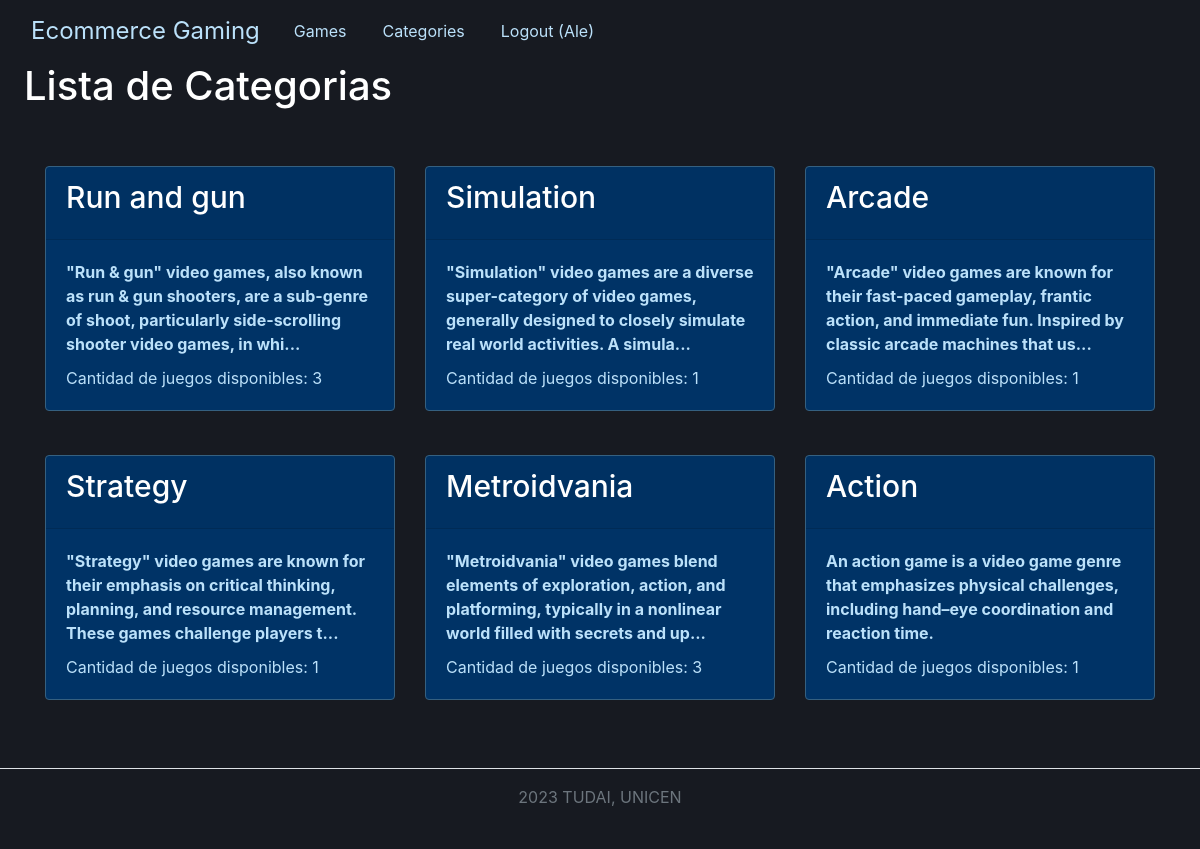
The page /Allende-Monsalvo-TPE-Grupo-84/TPE-Parte-1/proyecto-ecommerce/categories (signed in) on the database its author committed.
### tables this page shows
CREATE TABLE `categorias` (
  `Id_categoria` int(11) NOT NULL,
  `Nombre` varchar(50) NOT NULL,
  `Descripcion` varchar(500) NOT NULL,
  `Cantidad_juegos` int(11) NOT NULL
);

### Allende-Monsalvo-TPE-Grupo-84/TPE-Parte-1/proyecto-ecommerce/app/views/categoryView.php (called while the page is built, shortened)
<?php
class CategoryView
{
    public function showCategories($categories)
    {
        require_once './templates/categories.phtml';
    }
}

### Allende-Monsalvo-TPE-Grupo-84/TPE-Parte-1/proyecto-ecommerce/app/controllers/categoryController.php (called while the page is built, shortened)
<?php
require_once './app/models/categoryModel.php';
require_once './app/views/categoryView.php';
class CategoryController
{
    private $model;
    private $view;
    function __construct()
    {
        $this->model = new CategoryModel();
        $this->view = new CategoryView();
    }
    public function listCategories()
    {
        $categories = $this->model->getCategories();
        $this->view->showCategories($categories);
    }
}

### Allende-Monsalvo-TPE-Grupo-84/TPE-Parte-1/proyecto-ecommerce/app/models/categoryModel.php (called while the page is built, shortened)
<?php
require_once './config/db.php';
class CategoryModel
{
    private $conn;
    function __construct()
    {
        $this->db = new Database();
        $this->conn = $this->db->getConnection();
    }
    public function getCategories()
    {
        $stmt = $this->conn->prepare("SELECT * FROM categorias");
        $stmt->execute();
        $result = $stmt->fetchAll(PDO::FETCH_OBJ);
        return $result;
    }
}

### Allende-Monsalvo-TPE-Grupo-84/TPE-Parte-1/proyecto-ecommerce/config/db.php (called while the page is built, shortened)
<?php
class Database
{
    private $conn;
    function __construct()
    {
        $this->host = DB_HOST;
        $this->dbname = DB_NAME;
        $this->user = DB_USER;
        $this->password = DB_PASSWORD;
        try {
            $dsn = "mysql:host={$this->host};dbname={$this->dbname}";
            $this->conn = new PDO($dsn, $this->user, $this->password);
            $this->conn->setAttribute(PDO::ATTR_ERRMODE, PDO::ERRMODE_EXCEPTION);
        } catch (PDOException $e) {
            die("Error de conexión: " . $e->getMessage());
        }
    }
    public function getConnection()
    {
        return $this->conn;
    }
    public function closeConnection()
    {
        $this->conn = null;
    }
}

### Allende-Monsalvo-TPE-Grupo-84/TPE-Parte-1/proyecto-ecommerce/templates/categories.phtml (the view, shortened to what this page needs)
<?php require_once 'header.phtml' ?>
<!DOCTYPE html>
<html lang="es">
<head>
    <link rel="stylesheet" href="https://maxcdn.bootstrapcdn.com/bootstrap/4.0.0/css/bootstrap.min.css">
    <link rel="stylesheet" href="./app/styles/categories.css">
    <link rel="stylesheet" href="./app/styles/bodyHeader.css">
</head>
<body>
    <div class="d-flex justify-content-between align-items-center mx-4">
        <div class="text-center">
            <h1>Lista de Categorias</h1>
        </div>
    </div>
    <div class="container mt-5">
        <div class="row mt-3">
            <?php foreach ($categories as $key => $category) : ?>
                <div class="col-lg-4 col-md-6 col-sm-12 mb-4">
                    <div class="card">
                        <div class="card-header">
                            <?php if ($category->Cantidad_juegos > 0) : ?>
                                <h5 class="card-title">
                                    <a href="category/<?= $key + 1 ?>" class="text-decoration-none" style="font-size: 1.875rem;">
                                        <?= $category->Nombre ?>
                                    </a>
                                </h5>
                            <?php else : ?>
                                <h5 style="font-size: 1.875rem;"> <?= $category->Nombre ?> </h5>
                            <?php endif; ?>
                        </div>
                        <div class="card-body">
                            <?php if (strlen($category->Descripcion) <= 140) : ?>
                                <p class="card-text fw-bold"><?= $category->Descripcion ?></p>
                            <?php else : ?>
                                <p class="card-text fw-bold"><?= substr($category->Descripcion, 0, 140) . '...' ?></p>
                            <?php endif; ?>
                            <p class="card-text">Cantidad de juegos disponibles: <?= $category->Cantidad_juegos; ?></p>
                        </div>
                    </div>
                </div>
            <?php endforeach; ?>
        </div>
    </div>
    <?php require_once 'footer.phtml' ?>

### Allende-Monsalvo-TPE-Grupo-84/TPE-Parte-1/proyecto-ecommerce/app/styles/bodyHeader.css (style rules this page uses)
body { background-color: #171a21; color: #FFFFFF; }

### Allende-Monsalvo-TPE-Grupo-84/TPE-Parte-1/proyecto-ecommerce/app/styles/categories.css (style rules this page uses)
.card { background-color: #003366; color: #FFFFFF; border: 1px solid #356080; margin-bottom: 20px; }
.card-title a { text-decoration: none; font-size: 24px; color: #FFFFFF; }
.card-body p { color: #BBE1FA; margin-bottom: 10px; }
.card-body p.fw-bold { font-weight: bold; }
.card-body p:last-child { margin-bottom: 0; }

### rows shown on the page
categorias: Nombre "Run and gun", Descripcion "\"Run & gun\" video games, also known as run & gun shooters, are a sub-genre of shoot, particularly side-scrolling shooter video games, in whi", Cantidad_juegos "3"
categorias: Nombre "Simulation", Descripcion "\"Simulation\" video games are a diverse super-category of video games, generally designed to closely simulate real world activities. A simula", Cantidad_juegos "1"
categorias: Nombre "Arcade", Descripcion "\"Arcade\" video games are known for their fast-paced gameplay, frantic action, and immediate fun. Inspired by classic arcade machines that us", Cantidad_juegos "1"
categorias: Nombre "Strategy", Descripcion "\"Strategy\" video games are known for their emphasis on critical thinking, planning, and resource management. These games challenge players t", Cantidad_juegos "1"
categorias: Nombre "Metroidvania", Descripcion "\"Metroidvania\" video games blend elements of exploration, action, and platforming, typically in a nonlinear world filled with secrets and up", Cantidad_juegos "3"
categorias: Nombre "Action", Descripcion "An action game is a video game genre that emphasizes physical challenges, including hand–eye coordination and reaction time.", Cantidad_juegos "1"

### other values the page prints
$_SESSION['USER_USERNAME'] "Ale"
